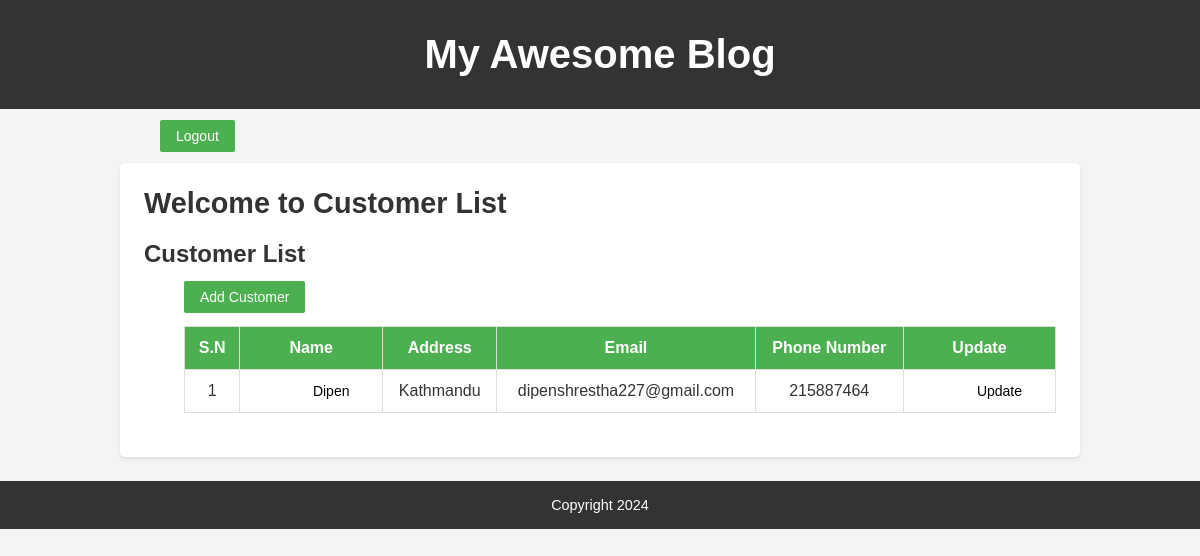
The page /customer_list/ (signed in) on the database as committed earlier.
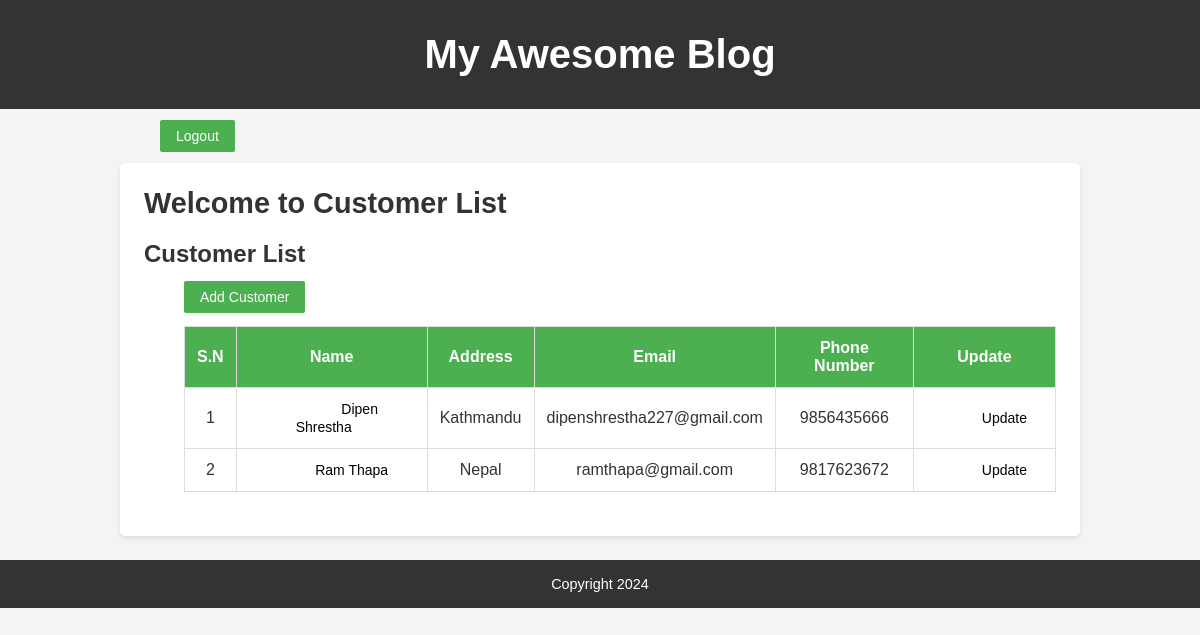
The same page on the database as committed later.
### home/models.py (models this page shows, shortened)
class Customer (models.Model):
    customer_name = models.CharField(max_length=200)
    address = models.CharField(max_length=100)
    email = models.CharField(max_length=100)
    phone_no = models.BigIntegerField()
    created_at = models.DateTimeField(auto_now_add=True)

### home/views.py (the view)
# urls.py: path('customer_list/', views.customer_list, name='customer_list'),
@login_required
def customer_list(request):
    customer_list = Customer.objects.all()
    return render(request, 'customer_html/customer_list.html', context={'customer_list' : customer_list})

### home/templates/customer_html/customer_list.html (shortened to what this page needs)
{% extends 'base2.html' %}
{% block content %}
<br>
    <a class="logout" href="{% url 'logout' %}">Logout</a>
    <br><br>
<article class="blog-post">
    <h2>Welcome to Customer List</h2>
    <h1>Customer List</h1>
<a href="{% url 'customer_create' %}">Add Customer</a>
<ul>
    <table>
        <tr>
            <th>S.N</th>
            <th>Name</th>
            <th>Address</th>
            <th>Email</th>
            <th>Phone Number</th>
            <th>Update</th>
        </tr>
        {% for customer in customer_list %}
        <tr>
            <td>{{forloop.counter}}</td>
            <td><a style="background-color: unset; color: black;" href="{% url 'customer_detail' customer.id %}">{{customer.customer_name}}</a></td>
            <td>{{customer.address}}</td>
            <td>{{customer.email}}</td>
            <td>{{customer.phone_no}}</td>
            <td><a style="background-color: unset; color: black;" href="{% url 'customer_update' customer.id %}">Update</a></td>
        </tr>
        {% endfor %}
        </table>
</ul>
{% endblock %}

### home/templates/base2.html (shortened to what this page needs)
<!DOCTYPE html>
<html lang="en">
<head>
    {% load static %}
    <link rel="stylesheet" href="{% static '/css/style.css' %}">
    <link rel="stylesheet" href="{% static '/css/student.css' %}">
</head>
<body>
    <header>
        <div class="container">
        <h1>My Awesome Blog</h1>
        </div>
    </header>
    <div class="container">
        {% block content %}
        {% endblock %}
    </div>
    <footer>
        <p>Copyright 2024</p>
    </footer>
</body>
</html>

### home/static/css/style.css (style rules this page uses)
body { font-family: Arial, sans-serif; margin: 0; padding: 0; color: #333; background-color: #f4f4f4; }
.container { width: 80%; margin: 0 auto; max-width: 1200px; }
header { background: #333; color: #fff; padding: 2rem 0; text-align: center; }
header h1 { margin: 0; font-size: 2.5rem; }
.blog-post { background: #fff; padding: 1.5rem; margin-bottom: 1.5rem; border-radius: 5px; box-shadow: 0 2px 4px rgba(0, 0, 0, 0.1); }
.blog-post h2 { margin: 0 0 0.5rem; font-size: 1.8rem; }
footer { background: #333; color: #fff; text-align: center; padding: 1rem 0; }
footer p { margin: 0; font-size: 0.9rem; }

### home/static/css/student.css (style rules this page uses)
table { width: 100%; border-collapse: collapse; margin: 20px 0; text-align: center; }
th, td { padding: 12px; border: 1px solid #ddd; }
th { background-color: #4CAF50; color: white; }
a { text-decoration: none; color: white; background-color: #4CAF50; padding: 8px 16px; border-radius: 2px; font-size: 16px; margin-left: 40px; }
a { text-decoration: none; color: white; background-color: #4CAF50; padding: 8px 16px; border-radius: 2px; font-size: 14px; }

Rows that differ between the two databases and show on the page:
changed Customer "Kathmandu": customer_name "Dipen" → "Dipen Shrestha"; phone_no "215887464" → "9856435666"
added Customer: customer_name "Ram Thapa", address "Nepal", email "ramthapa@gmail.com", phone_no "9817623672"
